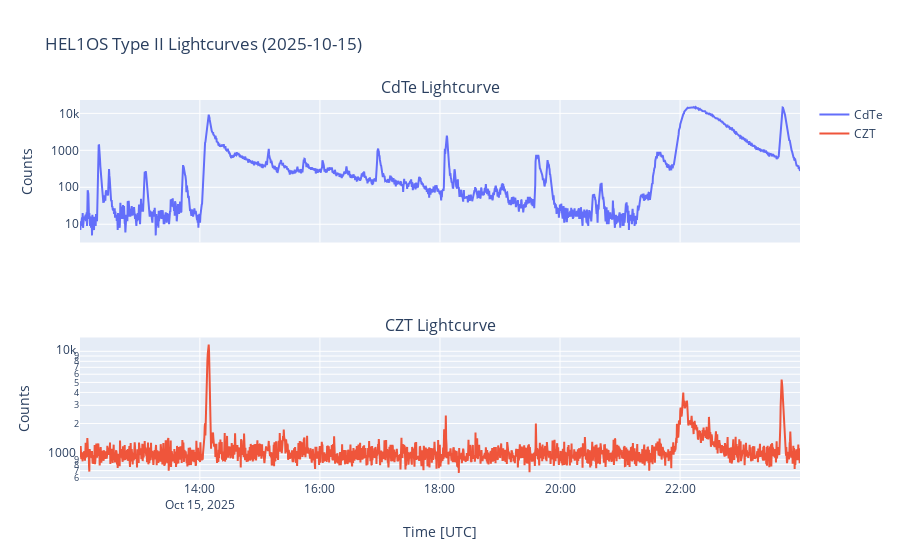

Write notebook code for a chart like this one.
### Code cell
%run ./analysis_tools/TypeII-to-TypeI_V06_plotly.py CdTe_Combined_TypeII_spectra.fits CZT_Combined_TypeII_spectra.fits

### Figure 1 — Plotly figure (JSON) as saved in the notebook; plotly's stock layout.template omitted (floating-point values rounded to 4 significant figures; data arrays with more than 128 entries replaced by an {"elided": "..."} marker saying what was removed)
{"data": [{"mode": "lines", "name": "CdTe", "type": "scatter", "x": {"elided": "2160 str values"}, "xaxis": "x", "y": {"elided": "2160 float values"}, "yaxis": "y"}, {"mode": "lines", "name": "CZT", "type": "scatter", "x": {"elided": "2160 str values"}, "xaxis": "x2", "y": {"elided": "2160 float values"}, "yaxis": "y2"}], "layout": {"annotations": [{"font": {"size": 16}, "showarrow": false, "text": "CdTe Lightcurve", "x": 0.5, "xanchor": "center", "xref": "paper", "y": 1, "yanchor": "bottom", "yref": "paper"}, {"font": {"size": 16}, "showarrow": false, "text": "CZT Lightcurve", "x": 0.5, "xanchor": "center", "xref": "paper", "y": 0.375, "yanchor": "bottom", "yref": "paper"}], "hovermode": "x unified", "title": {"text": "HEL1OS Type II Lightcurves (2025-10-15)"}, "xaxis": {"anchor": "y", "domain": [0, 1], "matches": "x2", "showticklabels": false}, "xaxis2": {"anchor": "y2", "domain": [0, 1], "title": {"text": "Time [UTC]"}}, "yaxis": {"anchor": "x", "domain": [0.625, 1], "title": {"text": "Counts"}, "type": "log"}, "yaxis2": {"anchor": "x2", "domain": [0, 0.375], "title": {"text": "Counts"}, "type": "log"}}}
